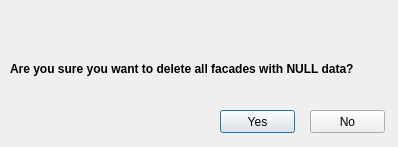
<?xml version="1.0" encoding="UTF-8"?>
<ui version="4.0">
 <class>Warning</class>
 <widget class="QDialog" name="Warning">
  <property name="geometry">
   <rect>
    <x>0</x>
    <y>0</y>
    <width>398</width>
    <height>147</height>
   </rect>
  </property>
  <property name="windowTitle">
   <string>WARNING</string>
  </property>
  <widget class="QLabel" name="label">
   <property name="geometry">
    <rect>
     <x>10</x>
     <y>60</y>
     <width>449</width>
     <height>18</height>
    </rect>
   </property>
   <property name="font">
    <font>
     <pointsize>9</pointsize>
     <weight>75</weight>
     <italic>false</italic>
     <bold>true</bold>
     <strikeout>false</strikeout>
     <kerning>true</kerning>
    </font>
   </property>
   <property name="frameShape">
    <enum>QFrame::NoFrame</enum>
   </property>
   <property name="frameShadow">
    <enum>QFrame::Plain</enum>
   </property>
   <property name="text">
    <string>Are you sure you want to delete all facades with NULL data?</string>
   </property>
   <property name="textFormat">
    <enum>Qt::AutoText</enum>
   </property>
   <property name="scaledContents">
    <bool>true</bool>
   </property>
   <property name="wordWrap">
    <bool>false</bool>
   </property>
  </widget>
  <widget class="QPushButton" name="pushButton">
   <property name="geometry">
    <rect>
     <x>220</x>
     <y>110</y>
     <width>75</width>
     <height>23</height>
    </rect>
   </property>
   <property name="text">
    <string>Yes</string>
   </property>
  </widget>
  <widget class="QPushButton" name="pushButton_2">
   <property name="geometry">
    <rect>
     <x>310</x>
     <y>110</y>
     <width>75</width>
     <height>23</height>
    </rect>
   </property>
   <property name="text">
    <string>No</string>
   </property>
  </widget>
 </widget>
 <resources/>
 <connections/>
</ui>
